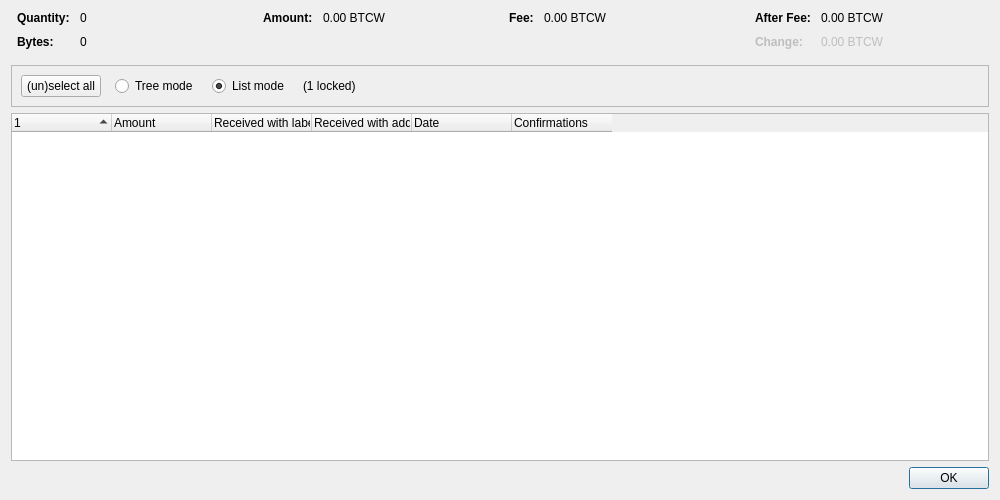
<?xml version="1.0" encoding="UTF-8"?>
<ui version="4.0">
 <class>CoinControlDialog</class>
 <widget class="QDialog" name="CoinControlDialog">
  <property name="geometry">
   <rect>
    <x>0</x>
    <y>0</y>
    <width>1000</width>
    <height>500</height>
   </rect>
  </property>
  <property name="windowTitle">
   <string>Coin Selection</string>
  </property>
  <layout class="QVBoxLayout" name="verticalLayout">
   <item>
    <layout class="QHBoxLayout" name="horizontalLayoutTop" stretch="0,0,0,0">
     <property name="topMargin">
      <number>0</number>
     </property>
     <property name="bottomMargin">
      <number>10</number>
     </property>
     <item>
      <layout class="QFormLayout" name="formLayoutCoinControl1">
       <property name="labelAlignment">
        <set>Qt::AlignLeft|Qt::AlignVCenter</set>
       </property>
       <property name="horizontalSpacing">
        <number>10</number>
       </property>
       <property name="verticalSpacing">
        <number>10</number>
       </property>
       <property name="leftMargin">
        <number>6</number>
       </property>
       <property name="rightMargin">
        <number>6</number>
       </property>
       <item row="0" column="0">
        <widget class="QLabel" name="labelCoinControlQuantityText">
         <property name="font">
          <font>
           <weight>75</weight>
           <bold>true</bold>
          </font>
         </property>
         <property name="text">
          <string>Quantity:</string>
         </property>
        </widget>
       </item>
       <item row="0" column="1">
        <widget class="QLabel" name="labelCoinControlQuantity">
         <property name="cursor">
          <cursorShape>IBeamCursor</cursorShape>
         </property>
         <property name="contextMenuPolicy">
          <enum>Qt::ActionsContextMenu</enum>
         </property>
         <property name="text">
          <string notr="true">0</string>
         </property>
         <property name="textInteractionFlags">
          <set>Qt::LinksAccessibleByMouse|Qt::TextSelectableByKeyboard|Qt::TextSelectableByMouse</set>
         </property>
        </widget>
       </item>
       <item row="1" column="0">
        <widget class="QLabel" name="labelCoinControlBytesText">
         <property name="font">
          <font>
           <weight>75</weight>
           <bold>true</bold>
          </font>
         </property>
         <property name="text">
          <string>Bytes:</string>
         </property>
        </widget>
       </item>
       <item row="1" column="1">
        <widget class="QLabel" name="labelCoinControlBytes">
         <property name="cursor">
          <cursorShape>IBeamCursor</cursorShape>
         </property>
         <property name="contextMenuPolicy">
          <enum>Qt::ActionsContextMenu</enum>
         </property>
         <property name="text">
          <string notr="true">0</string>
         </property>
         <property name="textInteractionFlags">
          <set>Qt::LinksAccessibleByMouse|Qt::TextSelectableByKeyboard|Qt::TextSelectableByMouse</set>
         </property>
        </widget>
       </item>
      </layout>
     </item>
     <item>
      <layout class="QFormLayout" name="formLayoutCoinControl2">
       <property name="horizontalSpacing">
        <number>10</number>
       </property>
       <property name="verticalSpacing">
        <number>10</number>
       </property>
       <property name="leftMargin">
        <number>6</number>
       </property>
       <property name="rightMargin">
        <number>6</number>
       </property>
       <item row="0" column="0">
        <widget class="QLabel" name="labelCoinControlAmountText">
         <property name="font">
          <font>
           <weight>75</weight>
           <bold>true</bold>
          </font>
         </property>
         <property name="text">
          <string>Amount:</string>
         </property>
        </widget>
       </item>
       <item row="0" column="1">
        <widget class="QLabel" name="labelCoinControlAmount">
         <property name="cursor">
          <cursorShape>IBeamCursor</cursorShape>
         </property>
         <property name="contextMenuPolicy">
          <enum>Qt::ActionsContextMenu</enum>
         </property>
         <property name="text">
          <string notr="true">0.00 BTCW</string>
         </property>
         <property name="textInteractionFlags">
          <set>Qt::LinksAccessibleByMouse|Qt::TextSelectableByKeyboard|Qt::TextSelectableByMouse</set>
         </property>
        </widget>
       </item>
      </layout>
     </item>
     <item>
      <layout class="QFormLayout" name="formLayoutCoinControl3">
       <property name="horizontalSpacing">
        <number>10</number>
       </property>
       <property name="verticalSpacing">
        <number>10</number>
       </property>
       <property name="leftMargin">
        <number>6</number>
       </property>
       <property name="rightMargin">
        <number>6</number>
       </property>
       <item row="0" column="0">
        <widget class="QLabel" name="labelCoinControlFeeText">
         <property name="font">
          <font>
           <weight>75</weight>
           <bold>true</bold>
          </font>
         </property>
         <property name="text">
          <string>Fee:</string>
         </property>
        </widget>
       </item>
       <item row="0" column="1">
        <widget class="QLabel" name="labelCoinControlFee">
         <property name="cursor">
          <cursorShape>IBeamCursor</cursorShape>
         </property>
         <property name="contextMenuPolicy">
          <enum>Qt::ActionsContextMenu</enum>
         </property>
         <property name="text">
          <string notr="true">0.00 BTCW</string>
         </property>
         <property name="textInteractionFlags">
          <set>Qt::LinksAccessibleByMouse|Qt::TextSelectableByKeyboard|Qt::TextSelectableByMouse</set>
         </property>
        </widget>
       </item>
      </layout>
     </item>
     <item>
      <layout class="QFormLayout" name="formLayoutCoinControl4">
       <property name="labelAlignment">
        <set>Qt::AlignLeft|Qt::AlignVCenter</set>
       </property>
       <property name="horizontalSpacing">
        <number>10</number>
       </property>
       <property name="verticalSpacing">
        <number>10</number>
       </property>
       <property name="leftMargin">
        <number>6</number>
       </property>
       <property name="rightMargin">
        <number>6</number>
       </property>
       <item row="0" column="0">
        <widget class="QLabel" name="labelCoinControlAfterFeeText">
         <property name="font">
          <font>
           <weight>75</weight>
           <bold>true</bold>
          </font>
         </property>
         <property name="text">
          <string>After Fee:</string>
         </property>
        </widget>
       </item>
       <item row="0" column="1">
        <widget class="QLabel" name="labelCoinControlAfterFee">
         <property name="cursor">
          <cursorShape>IBeamCursor</cursorShape>
         </property>
         <property name="contextMenuPolicy">
          <enum>Qt::ActionsContextMenu</enum>
         </property>
         <property name="text">
          <string notr="true">0.00 BTCW</string>
         </property>
         <property name="textInteractionFlags">
          <set>Qt::LinksAccessibleByMouse|Qt::TextSelectableByKeyboard|Qt::TextSelectableByMouse</set>
         </property>
        </widget>
       </item>
       <item row="1" column="0">
        <widget class="QLabel" name="labelCoinControlChangeText">
         <property name="enabled">
          <bool>false</bool>
         </property>
         <property name="font">
          <font>
           <weight>75</weight>
           <bold>true</bold>
          </font>
         </property>
         <property name="text">
          <string>Change:</string>
         </property>
        </widget>
       </item>
       <item row="1" column="1">
        <widget class="QLabel" name="labelCoinControlChange">
         <property name="enabled">
          <bool>false</bool>
         </property>
         <property name="cursor">
          <cursorShape>IBeamCursor</cursorShape>
         </property>
         <property name="contextMenuPolicy">
          <enum>Qt::ActionsContextMenu</enum>
         </property>
         <property name="text">
          <string notr="true">0.00 BTCW</string>
         </property>
         <property name="textInteractionFlags">
          <set>Qt::LinksAccessibleByMouse|Qt::TextSelectableByKeyboard|Qt::TextSelectableByMouse</set>
         </property>
        </widget>
       </item>
      </layout>
     </item>
    </layout>
   </item>
   <item>
    <widget class="QFrame" name="frame">
     <property name="minimumSize">
      <size>
       <width>0</width>
       <height>40</height>
      </size>
     </property>
     <property name="frameShape">
      <enum>QFrame::StyledPanel</enum>
     </property>
     <property name="frameShadow">
      <enum>QFrame::Sunken</enum>
     </property>
     <layout class="QHBoxLayout" name="horizontalLayout">
      <item>
       <layout class="QHBoxLayout" name="horizontalLayoutPanel" stretch="0,0,0,0,0">
        <property name="spacing">
         <number>14</number>
        </property>
        <item>
         <widget class="QPushButton" name="pushButtonSelectAll">
          <property name="sizePolicy">
           <sizepolicy hsizetype="Maximum" vsizetype="Fixed">
            <horstretch>0</horstretch>
            <verstretch>0</verstretch>
           </sizepolicy>
          </property>
          <property name="text">
           <string>(un)select all</string>
          </property>
          <property name="autoDefault">
           <bool>false</bool>
          </property>
         </widget>
        </item>
        <item>
         <widget class="QRadioButton" name="radioTreeMode">
          <property name="sizePolicy">
           <sizepolicy hsizetype="Maximum" vsizetype="Fixed">
            <horstretch>0</horstretch>
            <verstretch>0</verstretch>
           </sizepolicy>
          </property>
          <property name="text">
           <string>Tree mode</string>
          </property>
         </widget>
        </item>
        <item>
         <widget class="QRadioButton" name="radioListMode">
          <property name="sizePolicy">
           <sizepolicy hsizetype="Maximum" vsizetype="Fixed">
            <horstretch>0</horstretch>
            <verstretch>0</verstretch>
           </sizepolicy>
          </property>
          <property name="text">
           <string>List mode</string>
          </property>
          <property name="checked">
           <bool>true</bool>
          </property>
         </widget>
        </item>
        <item>
         <widget class="QLabel" name="labelLocked">
          <property name="text">
           <string notr="true">(1 locked)</string>
          </property>
         </widget>
        </item>
        <item>
         <spacer name="horizontalSpacer">
          <property name="orientation">
           <enum>Qt::Horizontal</enum>
          </property>
          <property name="sizeHint" stdset="0">
           <size>
            <width>40</width>
            <height>20</height>
           </size>
          </property>
         </spacer>
        </item>
       </layout>
      </item>
     </layout>
    </widget>
   </item>
   <item>
    <widget class="CoinControlTreeWidget" name="treeWidget">
     <property name="contextMenuPolicy">
      <enum>Qt::CustomContextMenu</enum>
     </property>
     <property name="sortingEnabled">
      <bool>false</bool>
     </property>
     <property name="columnCount">
      <number>6</number>
     </property>
     <attribute name="headerShowSortIndicator" stdset="0">
      <bool>true</bool>
     </attribute>
     <attribute name="headerStretchLastSection">
      <bool>false</bool>
     </attribute>
     <column>
      <property name="text">
       <string/>
      </property>
     </column>
     <column>
      <property name="text">
       <string>Amount</string>
      </property>
     </column>
     <column>
      <property name="text">
       <string>Received with label</string>
      </property>
     </column>
     <column>
      <property name="text">
       <string>Received with address</string>
      </property>
     </column>
     <column>
      <property name="text">
       <string>Date</string>
      </property>
     </column>
     <column>
      <property name="text">
       <string>Confirmations</string>
      </property>
      <property name="toolTip">
       <string>Confirmed</string>
      </property>
     </column>
     <column>
      <property name="text">
       <string/>
      </property>
     </column>
     <column>
      <property name="text">
       <string/>
      </property>
     </column>
     <column>
      <property name="text">
       <string/>
      </property>
     </column>
     <column>
      <property name="text">
       <string/>
      </property>
     </column>
    </widget>
   </item>
   <item>
    <widget class="QDialogButtonBox" name="buttonBox">
     <property name="orientation">
      <enum>Qt::Horizontal</enum>
     </property>
     <property name="standardButtons">
      <set>QDialogButtonBox::Ok</set>
     </property>
    </widget>
   </item>
  </layout>
 </widget>
 <customwidgets>
  <customwidget>
   <class>CoinControlTreeWidget</class>
   <extends>QTreeWidget</extends>
   <header>qt/coincontroltreewidget.h</header>
  </customwidget>
 </customwidgets>
 <resources/>
 <connections/>
</ui>
